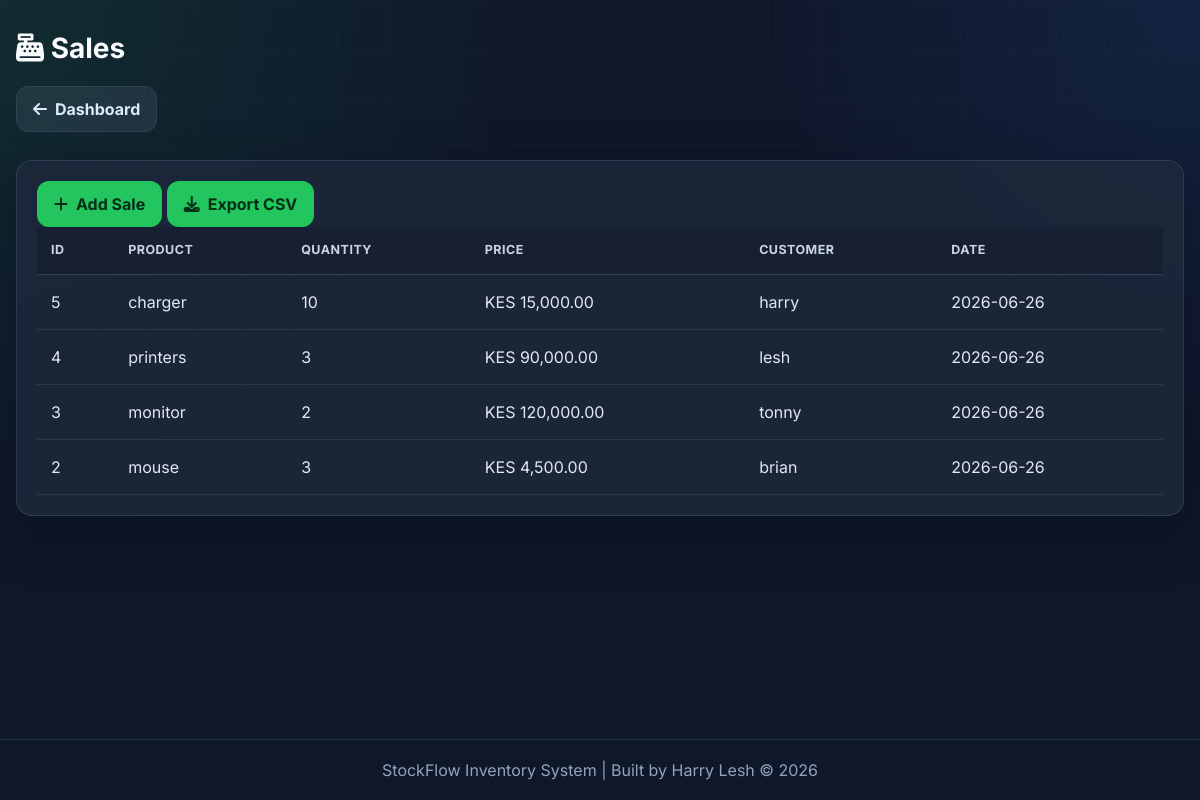
/sales (signed in), run on the app's committed database.
### tables this page shows
CREATE TABLE sales(
       id INTEGER PRIMARY KEY AUTOINCREMENT,
       product_id INTEGER NOT NULL,
       quantity INTEGER NOT NULL,
       selling_price REAL NOT NULL,
       customer_name TEXT NOT NULL,
       sale_date TEXT NOT NULL
    );

CREATE TABLE products(
        id INTEGER PRIMARY KEY AUTOINCREMENT,
        name TEXT NOT NULL,
        category TEXT NOT NULL,
        stock INTEGER NOT NULL,
        price REAL NOT NULL
    );

CREATE TABLE settings(

        id INTEGER PRIMARY KEY,

        company_name TEXT,

        company_email TEXT,

        company_phone TEXT,

        company_address TEXT,

        company_website TEXT,

        currency TEXT,

        tax_rate REAL,

        low_stock INTEGER,

        dark_mode INTEGER,

        email_alerts INTEGER,

        sales_alerts INTEGER,

        purchase_alerts INTEGER,

        stock_alerts INTEGER

    );

### routes/sales.py (the view)
@sales_bp.route("/sales")
@login_required
@roles_required(
    "Administrator",
    "Manager",
    "Cashier"
    "Store Keeper"
)
def sales():
    conn = get_connection()
    cursor = conn.cursor()
    cursor.execute("""
        SELECT
            sales.id,
            products.name,
            sales.quantity,
            sales.selling_price,
            sales.customer_name,
            sales.sale_date
        FROM sales
        JOIN products
        ON sales.product_id = products.id
        ORDER BY sales.id DESC
    """)
    sales = cursor.fetchall()
    conn.close()
    return render_template(
        "sales.html",
        sales=sales
    )

### app.py (called while the page is built)
@app.context_processor
def inject_settings():
    conn = get_connection()
    cursor = conn.cursor()
    cursor.execute("""
        SELECT currency
        FROM settings
        LIMIT 1
    """)
    row = cursor.fetchone()
    conn.close()
    currency = "KES"
    if row and row[0]:
        currency = row[0]
    return dict(currency=currency)

@app.template_filter("currency")
def currency(value):
    try:
        return "{:,.2f}".format(float(value))
    except (ValueError, TypeError):
        return "0.00"

### database/models.py (called while the page is built)
def get_connection():
    conn = sqlite3.connect(DB_NAME)
    conn.row_factory = sqlite3.Row
    return conn

### templates/sales.html
{% extends "layout.html" %}
{% block content %}
<div class="page-container" id="mainContent">
    <h1><i class="fas fa-cash-register"></i> Sales</h1>
    <a href="/dashboard" class="back-btn">
        <i class="fas fa-arrow-left"></i> Dashboard
    </a>
    <div class="table-card">
        <a href="/add-sale" class="btn-green">
            <i class="fas fa-plus"></i> Add Sale
        </a>
        <a href="/export-sales" class="btn-green">
            <i class="fas fa-download"></i> Export CSV
        </a>
        <table>
            <thead>
                <tr>
                    <th>ID</th>
                    <th>Product</th>
                    <th>Quantity</th>
                    <th>Price</th>
                    <th>Customer</th>
                    <th>Date</th>
                </tr>
            </thead>
            <tbody>
                {% for sale in sales %}
                <tr>
                    <td>{{ sale[0] }}</td>
                    <td>{{ sale[1] }}</td>
                    <td>{{ sale[2] }}</td>
                    <td>{{ currency }} {{ sale[3]|currency}}</td>
                    <td>{{ sale[4] }}</td>
                    <td>{{ sale[5] }}</td>
                </tr>
                {% endfor %}
            </tbody>
        </table>
    </div>
</div>
{% endblock %}

### static/css/style.css (style rules this page uses)
:root { --bg: #0f172a; --bg-soft: #111c33; --surface: #1e293b; --surface-elevated: #24324a; --primary: #22c55e; --primary-hover: #16a34a; --blue: #3b82f6; --warning: #f59e0b; --danger: #ef4444; --text: #f8fafc; --muted: #94a3b8; --border: #334155; --shadow: 0 18px 55px rgba(2, 6, 23, .32); --radius-sm: 10px; --radius: 14px; --radius-lg: 16px; --container: 1280px; }
* { box-sizing: border-box; margin: 0; padding: 0; }
html { scroll-behavior: smooth; }
body { min-height: 100vh; background: radial-gradient(circle at top left, rgba(34, 197, 94, .12), transparent 34rem), radial-gradient(circle at top right, rgba(59, 130, 246, .11), transparent 28rem), var(--bg); color: var(--text); display: flex; flex-direction: column; font-family: Inter, system-ui, -apple-system, BlinkMacSystemFont, "Segoe UI", sans-serif; line-height: 1.5; }
body::before { content: ""; position: fixed; inset: 0; pointer-events: none; background-image: linear-gradient(rgba(148, 163, 184, .035) 1px, transparent 1px), linear-gradient(90deg, rgba(148, 163, 184, .035) 1px, transparent 1px); background-size: 48px 48px; mask-image: linear-gradient(to bottom, black, transparent 72%); }
a { color: inherit; }
button, a { -webkit-tap-highlight-color: transparent; }
.dashboard-wrapper, .profile-wrapper, .settings-wrapper, .users-wrapper, .add-user-wrapper, .about-page, .page-container, .container, .login-container { position: relative; z-index: 1; }
.footer-card, .table-card, .activity-card, .widget-card, .stat-card, .profile-card, .settings-card, .users-table, .info-card, .feature-box, .tech-item, .status-item, .contact-box { background: rgba(30, 41, 59, .82); border: 1px solid rgba(51, 65, 85, .86); border-radius: var(--radius-lg); box-shadow: var(--shadow); }
h1, h2, h3, h4 { color: var(--text); line-height: 1.15; letter-spacing: 0; }
h1 { font-size: clamp(1.75rem, 2.3vw, 2.5rem); }
.page-container, .container, .users-wrapper, .add-user-wrapper, .about-page { width: min(100% - 32px, var(--container)); margin: 0 auto; padding: 32px 0 48px; }
.page-container > h1, .users-header h1, .page-header h1 { margin-bottom: 14px; }
.table-card, .users-table { margin-top: 20px; padding: 20px; overflow-x: auto; }
table { width: 100%; min-width: 720px; border-collapse: separate; border-spacing: 0; }
th { position: sticky; top: 0; background: #172033; color: #cbd5e1; font-size: .78rem; text-align: left; text-transform: uppercase; letter-spacing: .04em; padding: 14px; border-bottom: 1px solid var(--border); }
td { padding: 15px 14px; border-bottom: 1px solid rgba(51, 65, 85, .72); color: #e2e8f0; vertical-align: middle; }
tbody tr { transition: background .16s ease; }
.btn-green, .primary-btn, .save-btn, .add-user-btn, .profile-btn, .secondary-btn, .back-btn, .reset-btn, .btn-edit, .btn-delete { display: inline-flex; align-items: center; justify-content: center; gap: 8px; min-height: 42px; border: 1px solid transparent; border-radius: 12px; padding: 10px 16px; cursor: pointer; font-weight: 700; text-decoration: none; transition: transform .18s ease, background .18s ease, border-color .18s ease, color .18s ease; }
.btn-green, .primary-btn, .save-btn, .add-user-btn { background: var(--primary); color: #052e16; }
.back-btn { margin: 8px 0; background: rgba(148, 163, 184, .12); color: #dbeafe; border-color: var(--border); }

### data on the page
sales: id "5", name "charger", quantity "10", selling_price "15,000.00", customer_name "harry", sale_date "2026-06-26"
settings: currency "KES"
sales: id "4", name "printers", quantity "3", selling_price "90,000.00", customer_name "lesh", sale_date "2026-06-26"
sales: id "3", name "monitor", quantity "2", selling_price "120,000.00", customer_name "tonny", sale_date "2026-06-26"
sales: id "2", name "mouse", quantity "3", selling_price "4,500.00", customer_name "brian", sale_date "2026-06-26"
